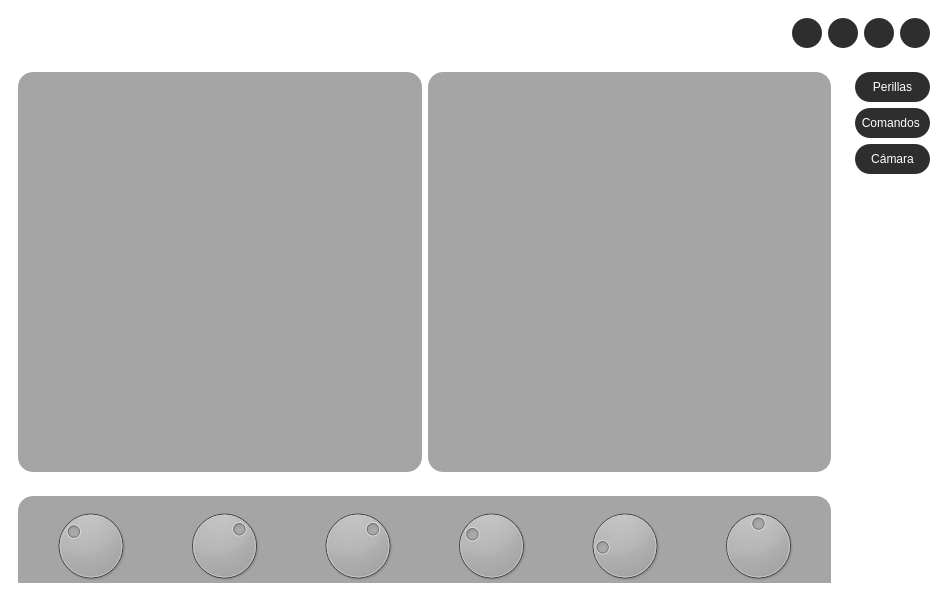
<?xml version="1.0" encoding="UTF-8"?>
<ui version="4.0">
 <class>MainWindow</class>
 <widget class="QMainWindow" name="MainWindow">
  <property name="geometry">
   <rect>
    <x>0</x>
    <y>0</y>
    <width>948</width>
    <height>592</height>
   </rect>
  </property>
  <property name="minimumSize">
   <size>
    <width>948</width>
    <height>592</height>
   </size>
  </property>
  <property name="maximumSize">
   <size>
    <width>16777215</width>
    <height>16777215</height>
   </size>
  </property>
  <property name="windowTitle">
   <string>MainWindow</string>
  </property>
  <property name="styleSheet">
   <string notr="true">*{
	font: 11pt &quot;Tempus Sans ITC&quot;;
	border: none;
	background-color: transparent;
	background: transparent;
	padding: 0;
	margin: 0;
	color: rgb(255, 255, 255);
}

#camara QLabel{
	border-radius:15px;
	background-color: rgba(0, 0, 0, 90);
}

#control QStackedWidget{
	border-radius:15px;
	background-color: rgba(0, 0, 0, 90);
}

QPushButton{
	border-radius:15px;
	background-color: rgb(46, 46, 46);
}

QPushButton:hover{
	border-radius:15px;
	background-color: rgb(80, 80, 80);
}

</string>
  </property>
  <widget class="QWidget" name="centralwidget">
   <property name="minimumSize">
    <size>
     <width>948</width>
     <height>592</height>
    </size>
   </property>
   <property name="maximumSize">
    <size>
     <width>16777215</width>
     <height>16777215</height>
    </size>
   </property>
   <widget class="QLabel" name="label">
    <property name="geometry">
     <rect>
      <x>0</x>
      <y>0</y>
      <width>948</width>
      <height>592</height>
     </rect>
    </property>
    <property name="minimumSize">
     <size>
      <width>948</width>
      <height>592</height>
     </size>
    </property>
    <property name="maximumSize">
     <size>
      <width>16777215</width>
      <height>16777215</height>
     </size>
    </property>
    <property name="text">
     <string/>
    </property>
    <property name="pixmap">
     <pixmap>fondo.jpeg</pixmap>
    </property>
    <property name="scaledContents">
     <bool>true</bool>
    </property>
   </widget>
   <widget class="QWidget" name="widget" native="true">
    <property name="geometry">
     <rect>
      <x>0</x>
      <y>0</y>
      <width>948</width>
      <height>592</height>
     </rect>
    </property>
    <property name="minimumSize">
     <size>
      <width>948</width>
      <height>592</height>
     </size>
    </property>
    <widget class="QStackedWidget" name="stackedWidget">
     <property name="geometry">
      <rect>
       <x>0</x>
       <y>0</y>
       <width>948</width>
       <height>592</height>
      </rect>
     </property>
     <property name="minimumSize">
      <size>
       <width>948</width>
       <height>592</height>
      </size>
     </property>
     <property name="currentIndex">
      <number>0</number>
     </property>
     <widget class="QWidget" name="page">
      <layout class="QVBoxLayout" name="verticalLayout_5">
       <item>
        <widget class="QWidget" name="arriba" native="true">
         <layout class="QHBoxLayout" name="horizontalLayout_2">
          <item>
           <spacer name="horizontalSpacer">
            <property name="orientation">
             <enum>Qt::Horizontal</enum>
            </property>
            <property name="sizeHint" stdset="0">
             <size>
              <width>40</width>
              <height>20</height>
             </size>
            </property>
           </spacer>
          </item>
          <item>
           <widget class="QPushButton" name="pushButton_7">
            <property name="minimumSize">
             <size>
              <width>30</width>
              <height>30</height>
             </size>
            </property>
            <property name="maximumSize">
             <size>
              <width>30</width>
              <height>30</height>
             </size>
            </property>
            <property name="text">
             <string/>
            </property>
            <property name="icon">
             <iconset>
              <normaloff>iconos/remove.png</normaloff>iconos/remove.png</iconset>
            </property>
            <property name="iconSize">
             <size>
              <width>20</width>
              <height>20</height>
             </size>
            </property>
           </widget>
          </item>
          <item>
           <widget class="QPushButton" name="pushButton_6">
            <property name="minimumSize">
             <size>
              <width>30</width>
              <height>30</height>
             </size>
            </property>
            <property name="maximumSize">
             <size>
              <width>30</width>
              <height>30</height>
             </size>
            </property>
            <property name="text">
             <string/>
            </property>
            <property name="icon">
             <iconset>
              <normaloff>iconos/fullscreen_exit.png</normaloff>iconos/fullscreen_exit.png</iconset>
            </property>
            <property name="iconSize">
             <size>
              <width>20</width>
              <height>20</height>
             </size>
            </property>
           </widget>
          </item>
          <item>
           <widget class="QPushButton" name="pushButton_5">
            <property name="minimumSize">
             <size>
              <width>30</width>
              <height>30</height>
             </size>
            </property>
            <property name="maximumSize">
             <size>
              <width>30</width>
              <height>30</height>
             </size>
            </property>
            <property name="text">
             <string/>
            </property>
            <property name="icon">
             <iconset>
              <normaloff>iconos/fullscreen.png</normaloff>iconos/fullscreen.png</iconset>
            </property>
            <property name="iconSize">
             <size>
              <width>20</width>
              <height>20</height>
             </size>
            </property>
           </widget>
          </item>
          <item>
           <widget class="QPushButton" name="pushButton_4">
            <property name="minimumSize">
             <size>
              <width>30</width>
              <height>30</height>
             </size>
            </property>
            <property name="maximumSize">
             <size>
              <width>30</width>
              <height>30</height>
             </size>
            </property>
            <property name="text">
             <string/>
            </property>
            <property name="icon">
             <iconset>
              <normaloff>iconos/close.png</normaloff>iconos/close.png</iconset>
            </property>
            <property name="iconSize">
             <size>
              <width>20</width>
              <height>20</height>
             </size>
            </property>
           </widget>
          </item>
         </layout>
        </widget>
       </item>
       <item>
        <layout class="QHBoxLayout" name="horizontalLayout">
         <item>
          <layout class="QVBoxLayout" name="verticalLayout_3">
           <item>
            <widget class="QWidget" name="camara" native="true">
             <layout class="QHBoxLayout" name="horizontalLayout_5">
              <item>
               <widget class="QLabel" name="label_3">
                <property name="text">
                 <string/>
                </property>
               </widget>
              </item>
              <item>
               <widget class="QLabel" name="label_2">
                <property name="sizePolicy">
                 <sizepolicy hsizetype="Preferred" vsizetype="Expanding">
                  <horstretch>0</horstretch>
                  <verstretch>0</verstretch>
                 </sizepolicy>
                </property>
                <property name="minimumSize">
                 <size>
                  <width>0</width>
                  <height>400</height>
                 </size>
                </property>
                <property name="text">
                 <string/>
                </property>
               </widget>
              </item>
             </layout>
            </widget>
           </item>
           <item>
            <widget class="QWidget" name="control" native="true">
             <property name="minimumSize">
              <size>
               <width>0</width>
               <height>50</height>
              </size>
             </property>
             <layout class="QVBoxLayout" name="verticalLayout_2">
              <item>
               <widget class="QStackedWidget" name="stackedWidget_2">
                <property name="minimumSize">
                 <size>
                  <width>200</width>
                  <height>100</height>
                 </size>
                </property>
                <property name="currentIndex">
                 <number>0</number>
                </property>
                <widget class="QWidget" name="page_5">
                 <layout class="QHBoxLayout" name="horizontalLayout_3">
                  <item>
                   <widget class="QDial" name="dial_1">
                    <property name="maximum">
                     <number>60</number>
                    </property>
                    <property name="value">
                     <number>20</number>
                    </property>
                   </widget>
                  </item>
                  <item>
                   <widget class="QDial" name="dial_2">
                    <property name="maximum">
                     <number>180</number>
                    </property>
                    <property name="value">
                     <number>115</number>
                    </property>
                   </widget>
                  </item>
                  <item>
                   <widget class="QDial" name="dial_3">
                    <property name="maximum">
                     <number>180</number>
                    </property>
                    <property name="value">
                     <number>115</number>
                    </property>
                   </widget>
                  </item>
                  <item>
                   <widget class="QDial" name="dial_4">
                    <property name="maximum">
                     <number>180</number>
                    </property>
                    <property name="value">
                     <number>55</number>
                    </property>
                   </widget>
                  </item>
                  <item>
                   <widget class="QDial" name="dial_5">
                    <property name="maximum">
                     <number>180</number>
                    </property>
                    <property name="value">
                     <number>34</number>
                    </property>
                   </widget>
                  </item>
                  <item>
                   <widget class="QDial" name="dial_6">
                    <property name="maximum">
                     <number>180</number>
                    </property>
                    <property name="value">
                     <number>90</number>
                    </property>
                   </widget>
                  </item>
                 </layout>
                </widget>
                <widget class="QWidget" name="page_6">
                 <layout class="QHBoxLayout" name="horizontalLayout_4">
                  <item>
                   <widget class="QTextEdit" name="textEdit"/>
                  </item>
                  <item>
                   <widget class="QPushButton" name="pushButton_8">
                    <property name="minimumSize">
                     <size>
                      <width>0</width>
                      <height>30</height>
                     </size>
                    </property>
                    <property name="maximumSize">
                     <size>
                      <width>16777215</width>
                      <height>30</height>
                     </size>
                    </property>
                    <property name="text">
                     <string>Enviar</string>
                    </property>
                   </widget>
                  </item>
                 </layout>
                </widget>
               </widget>
              </item>
             </layout>
            </widget>
           </item>
          </layout>
         </item>
         <item>
          <widget class="QWidget" name="menu" native="true">
           <layout class="QVBoxLayout" name="verticalLayout_4">
            <item>
             <widget class="QPushButton" name="perillas">
              <property name="minimumSize">
               <size>
                <width>0</width>
                <height>30</height>
               </size>
              </property>
              <property name="maximumSize">
               <size>
                <width>16777215</width>
                <height>30</height>
               </size>
              </property>
              <property name="text">
               <string>Perillas</string>
              </property>
             </widget>
            </item>
            <item>
             <widget class="QPushButton" name="pushButton_2">
              <property name="minimumSize">
               <size>
                <width>0</width>
                <height>30</height>
               </size>
              </property>
              <property name="maximumSize">
               <size>
                <width>16777215</width>
                <height>30</height>
               </size>
              </property>
              <property name="text">
               <string>  Comandos   </string>
              </property>
             </widget>
            </item>
            <item>
             <widget class="QPushButton" name="pushButton_3">
              <property name="minimumSize">
               <size>
                <width>0</width>
                <height>30</height>
               </size>
              </property>
              <property name="maximumSize">
               <size>
                <width>16777215</width>
                <height>30</height>
               </size>
              </property>
              <property name="text">
               <string>Cámara</string>
              </property>
             </widget>
            </item>
            <item>
             <spacer name="verticalSpacer">
              <property name="orientation">
               <enum>Qt::Vertical</enum>
              </property>
              <property name="sizeHint" stdset="0">
               <size>
                <width>20</width>
                <height>40</height>
               </size>
              </property>
             </spacer>
            </item>
           </layout>
          </widget>
         </item>
        </layout>
       </item>
      </layout>
     </widget>
     <widget class="QWidget" name="page_2"/>
    </widget>
   </widget>
  </widget>
 </widget>
 <resources/>
 <connections/>
</ui>
